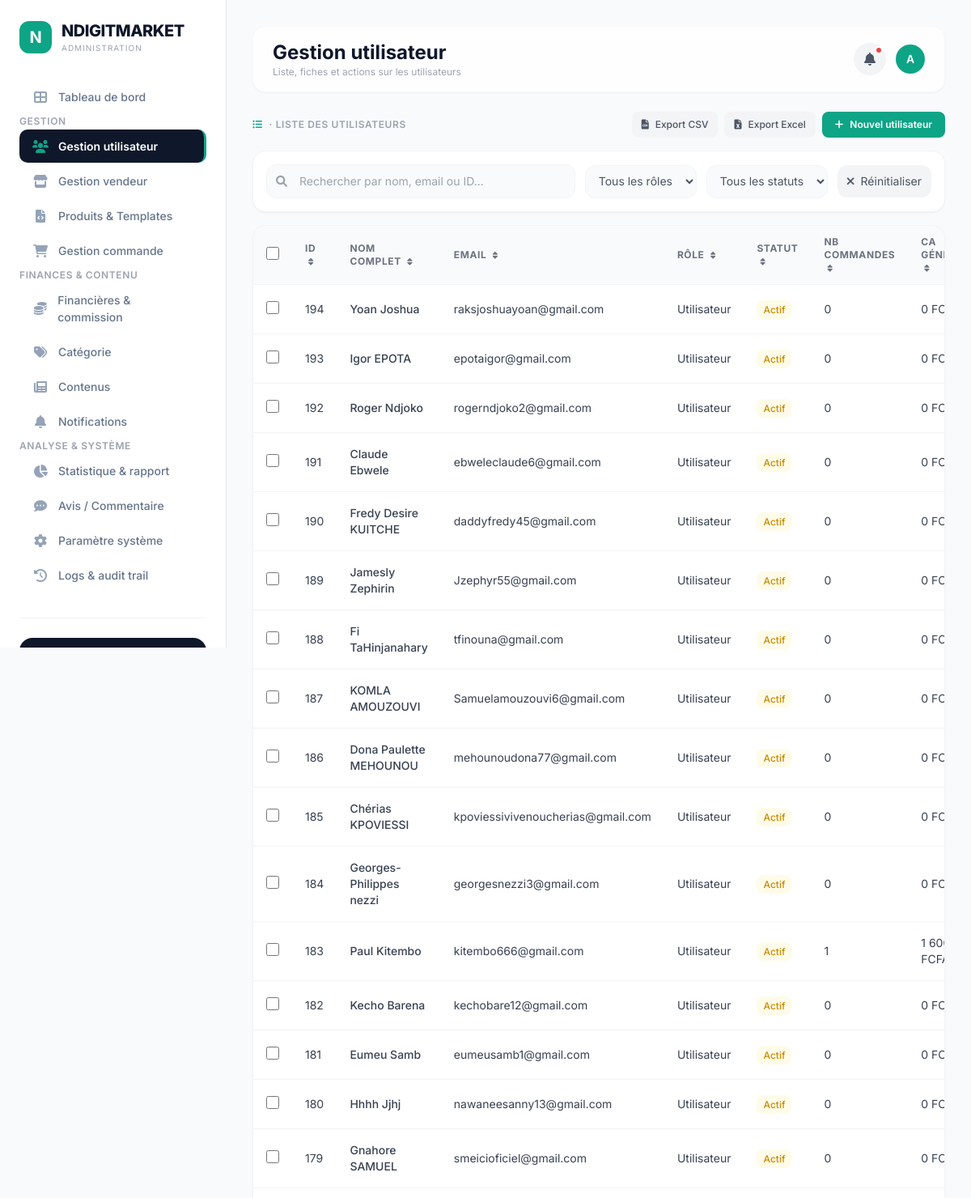
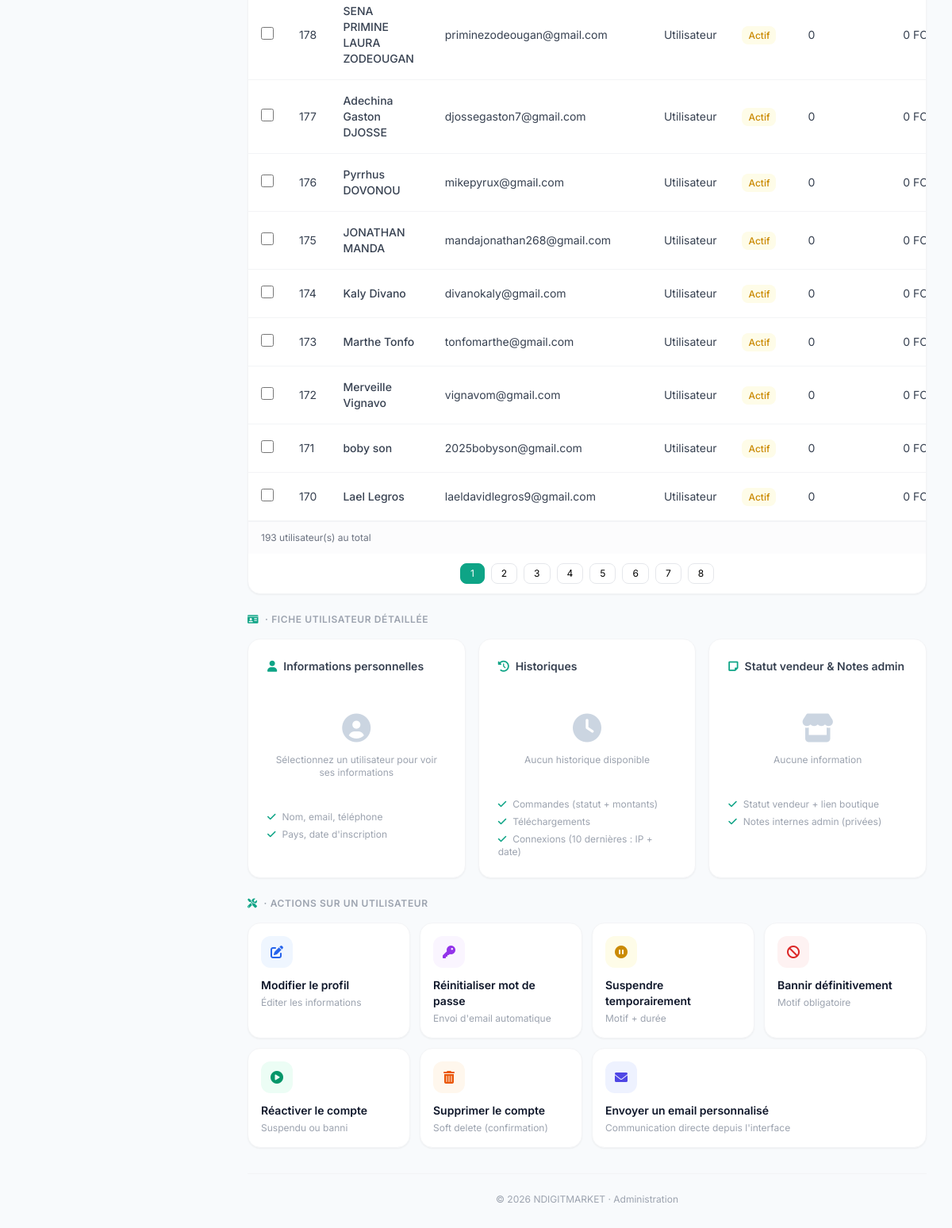
The page /index.php?route=admin/gestion-utilisateurs (signed in) on the database its author committed (2 pictures, top to bottom).
### tables this page shows
CREATE TABLE `utilisateur` (
  `id_uti` int(11) NOT NULL,
  `nom` varchar(250) NOT NULL,
  `prenom` varchar(250) NOT NULL,
  `email` varchar(250) NOT NULL,
  `type` varchar(250) NOT NULL,
  `statut` varchar(250) NOT NULL,
  `mdp` varchar(250) NOT NULL
);

### App/Views/admin/gestion-utilisateurs.php (the view, shortened to what the rows shown need)
<!DOCTYPE html>
<html lang="fr">
<head>
    <script src="https://cdn.tailwindcss.com"></script>
    <link rel="stylesheet" href="../assets/CSS/app.css">
    <link rel="stylesheet" href="https://cdnjs.cloudflare.com/ajax/libs/font-awesome/6.0.0-beta3/css/all.min.css" />
</head>
<body>
    <?php $currentPage = 'gestion-utilisateurs';
    require_once __DIR__ . '/../components/sidebar.php'; ?>
    <main class="md:ml-[280px] min-h-screen p-4 md:p-8 transition-all">
        <header class="flex items-center justify-between mb-6 bg-white/80 backdrop-blur-sm sticky top-0 z-30 py-4 px-4 md:px-6 rounded-2xl shadow-sm border border-gray-100/50">
            <div class="flex items-center gap-4">
                <div>
                    <h2 class="text-xl md:text-2xl font-bold text-[#0F172A]">Gestion utilisateur</h2>
                </div>
            </div>
        </header>
        <section class="mb-6">
            <div class="bg-white rounded-2xl border border-gray-100 shadow-sm overflow-hidden" data-paginate data-page-size="25">
                <div class="overflow-x-auto">
                    <table class="w-full text-sm">
                        <thead class="bg-gray-50 border-b border-gray-100">
                            <tr class="text-left text-xs font-semibold text-gray-500 uppercase tracking-wider">
                                <th class="px-4 py-3 w-10"><input type="checkbox" data-bulk-master class="w-4 h-4 rounded border-gray-300"></th>
                                <th class="px-4 py-3" data-sort-col="id_uti">ID <i class="fas fa-sort text-[10px] ml-1"></i></th>
                                <th class="px-4 py-3" data-sort-col="nom">Nom complet <i class="fas fa-sort text-[10px] ml-1"></i></th>
                                <th class="px-4 py-3" data-sort-col="email">Email <i class="fas fa-sort text-[10px] ml-1"></i></th>
                                <th class="px-4 py-3" data-sort-col="type">Rôle <i class="fas fa-sort text-[10px] ml-1"></i></th>
                                <th class="px-4 py-3" data-sort-col="statut">Statut <i class="fas fa-sort text-[10px] ml-1"></i></th>
                                <th class="px-4 py-3" data-sort-col="orders_count">Nb commandes <i class="fas fa-sort text-[10px] ml-1"></i></th>
                                <th class="px-4 py-3" data-sort-col="ca_generated">CA généré <i class="fas fa-sort text-[10px] ml-1"></i></th>
                            </tr>
                        </thead>
                        <tbody>
                            <?php if (!empty($users)) : ?>
                                <?php foreach ($users as $user) : ?>
                                    <?php $uid = (int) $user['id_uti']; ?>
                                    <tr class="border-b border-gray-100 hover:bg-gray-50/60">
                                        <td class="px-4 py-4"><input type="checkbox" data-bulk-checkbox value="<?= $uid ?>" class="w-4 h-4 rounded border-gray-300"></td>
                                        <td class="px-4 py-4 text-gray-700"><?= $uid ?></td>
                                        <td class="px-4 py-4 text-gray-700 font-medium"><?= htmlspecialchars($user['full_name'] ?: ($user['nom'] ?? '')) ?></td>
                                        <td class="px-4 py-4 text-gray-700"><?= htmlspecialchars($user['email'] ?? '') ?></td>
                                        <td class="px-4 py-4 text-gray-700"><?= htmlspecialchars($user['role_label']) ?></td>
                                        <td class="px-4 py-4">
                                            <span class="px-2 py-1 rounded-lg text-xs font-medium <?= $user['statut'] === 'actif' ? 'bg-emerald-50 text-emerald-600' : ($user['statut'] === 'bloque' ? 'bg-red-50 text-red-600' : 'bg-yellow-50 text-yellow-600') ?>">
                                                <?= htmlspecialchars($user['status_label']) ?>
                                            </span>
                                        </td>
                                        <td class="px-4 py-4 text-gray-700"><?= (int) $user['orders_count'] ?></td>
                                        <td class="px-4 py-4 text-gray-700"><?= htmlspecialchars($user['ca_generated']) ?> FCFA</td>
                                    </tr>
                                <?php endforeach; ?>
                            <?php endif; ?>
                        </tbody>
                    </table>
                </div>
            </div>
        </section>
    </main>
</body>
</html>

### rows shown on the page
utilisateur: id_uti "194", nom "Yoan Joshua", email "raksjoshuayoan@gmail.com", role_label "Utilisateur", status_label "Actif", orders_count "0", ca_generated "0"
utilisateur: id_uti "193", nom "Igor EPOTA", email "epotaigor@gmail.com", role_label "Utilisateur", status_label "Actif", orders_count "0", ca_generated "0"
utilisateur: id_uti "192", nom "Roger Ndjoko", email "rogerndjoko2@gmail.com", role_label "Utilisateur", status_label "Actif", orders_count "0", ca_generated "0"
utilisateur: id_uti "191", nom "Claude Ebwele", email "ebweleclaude6@gmail.com", role_label "Utilisateur", status_label "Actif", orders_count "0", ca_generated "0"
utilisateur: id_uti "190", nom "Fredy Desire KUITCHE", email "daddyfredy45@gmail.com", role_label "Utilisateur", status_label "Actif", orders_count "0", ca_generated "0"
utilisateur: id_uti "189", nom "Jamesly Zephirin", email "Jzephyr55@gmail.com", role_label "Utilisateur", status_label "Actif", orders_count "0", ca_generated "0"
utilisateur: id_uti "188", nom "Fi TaHinjanahary", email "tfinouna@gmail.com", role_label "Utilisateur", status_label "Actif", orders_count "0", ca_generated "0"
utilisateur: id_uti "187", nom "KOMLA AMOUZOUVI", email "Samuelamouzouvi6@gmail.com", role_label "Utilisateur", status_label "Actif", orders_count "0", ca_generated "0"
utilisateur: id_uti "186", nom "Dona Paulette MEHOUNOU", email "mehounoudona77@gmail.com", role_label "Utilisateur", status_label "Actif", orders_count "0", ca_generated "0"
utilisateur: id_uti "185", nom "Chérias KPOVIESSI", email "kpoviessivivenoucherias@gmail.com", role_label "Utilisateur", status_label "Actif", orders_count "0", ca_generated "0"
utilisateur: id_uti "184", nom "Georges-Philippes nezzi", email "georgesnezzi3@gmail.com", role_label "Utilisateur", status_label "Actif", orders_count "0", ca_generated "0"
utilisateur: id_uti "183", nom "Paul Kitembo", email "kitembo666@gmail.com", role_label "Utilisateur", status_label "Actif", orders_count "1", ca_generated "1…"
utilisateur: id_uti "182", nom "Kecho Barena", email "kechobare12@gmail.com", role_label "Utilisateur", status_label "Actif", orders_count "0", ca_generated "0"
utilisateur: id_uti "181", nom "Eumeu Samb", email "eumeusamb1@gmail.com", role_label "Utilisateur", status_label "Actif", orders_count "0", ca_generated "0"
utilisateur: id_uti "180", nom "Hhhh Jjhj", email "nawaneesanny13@gmail.com", role_label "Utilisateur", status_label "Actif", orders_count "0", ca_generated "0"
utilisateur: id_uti "179", nom "Gnahore SAMUEL", email "smeicioficiel@gmail.com", role_label "Utilisateur", status_label "Actif", orders_count "0", ca_generated "0"
utilisateur: id_uti "178", nom "SENA PRIMINE LAURA ZODEOUGAN", email "priminezodeougan@gmail.com", role_label "Utilisateur", status_label "Actif", orders_count "0", ca_generated "0"
utilisateur: id_uti "177", nom "Adechina Gaston DJOSSE", email "djossegaston7@gmail.com", role_label "Utilisateur", status_label "Actif", orders_count "0", ca_generated "0"
utilisateur: id_uti "176", nom "Pyrrhus DOVONOU", email "mikepyrux@gmail.com", role_label "Utilisateur", status_label "Actif", orders_count "0", ca_generated "0"
utilisateur: id_uti "175", nom "JONATHAN MANDA", email "mandajonathan268@gmail.com", role_label "Utilisateur", status_label "Actif", orders_count "0", ca_generated "0"
utilisateur: id_uti "174", nom "Kaly Divano", email "divanokaly@gmail.com", role_label "Utilisateur", status_label "Actif", orders_count "0", ca_generated "0"
utilisateur: id_uti "173", nom "Marthe Tonfo", email "tonfomarthe@gmail.com", role_label "Utilisateur", status_label "Actif", orders_count "0", ca_generated "0"
utilisateur: id_uti "172", nom "Merveille Vignavo", email "vignavom@gmail.com", role_label "Utilisateur", status_label "Actif", orders_count "0", ca_generated "0"
utilisateur: id_uti "171", nom "boby son", email "2025bobyson@gmail.com", role_label "Utilisateur", status_label "Actif", orders_count "0", ca_generated "0"
utilisateur: id_uti "170", nom "Lael Legros", email "laeldavidlegros9@gmail.com", role_label "Utilisateur", status_label "Actif", orders_count "0", ca_generated "0"
